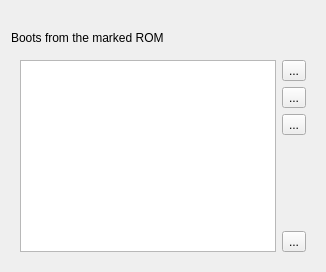
          <widget class="QWidget" name="romBox" native="true">
           <layout class="QVBoxLayout" name="verticalLayout_roms">
            <item>
             <layout class="QHBoxLayout" name="horizontalLayout_slots">
              <item>
               <layout class="QGridLayout" name="gridRomSlots">
               </layout>
              </item>
              <item>
               <spacer name="horizontalSpacer_slots">
                <property name="orientation">
                 <enum>Qt::Horizontal</enum>
                </property>
                <property name="sizeHint" stdset="0">
                 <size>
                  <width>40</width>
                  <height>20</height>
                 </size>
                </property>
               </spacer>
              </item>
             </layout>
            </item>
             <item>
              <widget class="QLabel" name="labResetHint">
               <property name="text">
                <string>Boots from the marked ROM</string>
               </property>
              </widget>
             </item>
            <item>
             <widget class="QWidget" name="romAdvBox" native="true">
              <layout class="QVBoxLayout" name="verticalLayout_romadv">
               <item>
                <layout class="QHBoxLayout" name="horizontalLayout_19">
                 <item>
                  <widget class="QTableView" name="tvRomset">
                   <property name="enabled">
                    <bool>true</bool>
                   </property>
                   <property name="editTriggers">
                    <set>QAbstractItemView::NoEditTriggers</set>
                   </property>
                   <property name="alternatingRowColors">
                    <bool>true</bool>
                   </property>
                   <property name="selectionMode">
                    <enum>QAbstractItemView::SingleSelection</enum>
                   </property>
                   <property name="selectionBehavior">
                    <enum>QAbstractItemView::SelectRows</enum>
                   </property>
                   <property name="gridStyle">
                    <enum>Qt::DotLine</enum>
                   </property>
                   <attribute name="horizontalHeaderMinimumSectionSize">
                    <number>32</number>
                   </attribute>
                   <attribute name="horizontalHeaderDefaultSectionSize">
                    <number>32</number>
                   </attribute>
                   <attribute name="horizontalHeaderStretchLastSection">
                    <bool>true</bool>
                   </attribute>
                   <attribute name="verticalHeaderVisible">
                    <bool>false</bool>
                   </attribute>
                   <attribute name="verticalHeaderMinimumSectionSize">
                    <number>17</number>
                   </attribute>
                   <attribute name="verticalHeaderDefaultSectionSize">
                    <number>17</number>
                   </attribute>
                  </widget>
                 </item>
                 <item>
                  <layout class="QVBoxLayout" name="verticalLayout_37">
                   <item>
                    <widget class="QToolButton" name="tbAddRom">
                     <property name="toolTip">
                      <string>Add a ROM file to the set</string>
                     </property>
                     <property name="text">
                      <string>...</string>
                     </property>
                     <property name="icon">
                      <iconset resource="../xpeccy.qrc">
                       <normaloff>:/images/add.png</normaloff>:/images/add.png</iconset>
                     </property>
                    </widget>
                   </item>
                   <item>
                    <widget class="QToolButton" name="tbEditRom">
                     <property name="toolTip">
                      <string>Edit the selected ROM</string>
                     </property>
                     <property name="text">
                      <string>...</string>
                     </property>
                     <property name="icon">
                      <iconset resource="../xpeccy.qrc">
                       <normaloff>:/images/edit.png</normaloff>:/images/edit.png</iconset>
                     </property>
                    </widget>
                   </item>
                   <item>
                    <widget class="QToolButton" name="tbPreset">
                     <property name="toolTip">
                      <string>Fill the set with this machine's standard ROMs</string>
                     </property>
                     <property name="text">
                      <string>...</string>
                     </property>
                     <property name="icon">
                      <iconset resource="../xpeccy.qrc">
                       <normaloff>:/images/lamp.png</normaloff>:/images/lamp.png</iconset>
                     </property>
                    </widget>
                   </item>
                   <item>
                    <spacer name="verticalSpacer_13">
                     <property name="orientation">
                      <enum>Qt::Vertical</enum>
                     </property>
                     <property name="sizeHint" stdset="0">
                      <size>
                       <width>20</width>
                       <height>40</height>
                      </size>
                     </property>
                    </spacer>
                   </item>
                   <item>
                    <widget class="QToolButton" name="tbDelRom">
                     <property name="toolTip">
                      <string>Remove the selected ROM from the set</string>
                     </property>
                     <property name="text">
                      <string>...</string>
                     </property>
                     <property name="icon">
                      <iconset resource="../xpeccy.qrc">
                       <normaloff>:/images/cancel.png</normaloff>:/images/cancel.png</iconset>
                     </property>
                    </widget>
                   </item>
                  </layout>
                 </item>
                </layout>
               </item>
              </layout>
             </widget>
            </item>
           </layout>
          </widget>
